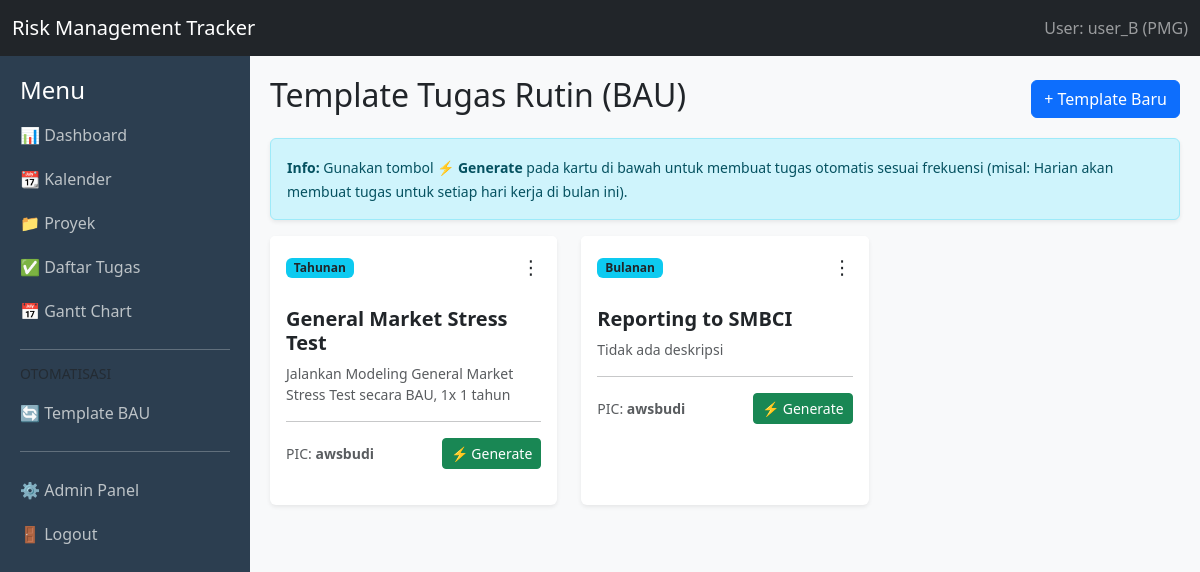
Screenshot of /bau/ (signed in) with the database file from the repository.
### core/models.py (models this page shows, shortened)
class TemplateBAU(models.Model):
    FREKUENSI_CHOICES = [
        ('DAILY', 'Harian'),  # NEW: REQ 1 - Tambah opsi harian
        ('WEEKLY', 'Mingguan'),
        ('MONTHLY', 'Bulanan'),
        ('QUARTERLY', 'Triwulan'),
        ('YEARLY', 'Tahunan'),
    ]
    nama_tugas = models.CharField(max_length=200)
    deskripsi = models.TextField(blank=True)
    frekuensi = models.CharField(max_length=20, choices=FREKUENSI_CHOICES)
    default_pic = models.ForeignKey(User, on_delete=models.SET_NULL, null=True, blank=True)
    pemilik_grup = models.ForeignKey(Group, on_delete=models.CASCADE)
    dibuat_pada = models.DateTimeField(auto_now_add=True)
    class Meta:
        verbose_name = "Template BAU"
        verbose_name_plural = "Template BAU"

### core/views.py (the view)
# urls.py: path('bau/', views.TemplateBAUListView.as_view(), name='bau-list'),
class TemplateBAUListView(LoginRequiredMixin, GroupAccessMixin, ListView):
    model = TemplateBAU
    template_name = 'core/bau_list.html'
    context_object_name = 'bau_list'

### core/views.py (called while the page is built)
    def get_queryset(self):
        qs = super().get_queryset()
        user = self.request.user
        if user.is_superuser:
            return qs
        user_group = user.groups.first()
        if self.model == Tugas:
            return qs.filter(
                Q(pemilik_grup=user_group) |
                Q(ditugaskan_ke=user)
            ).distinct()
        return qs.filter(pemilik_grup=user_group)

### templates/core/bau_list.html (shortened to what this page needs)
{% extends 'core/base.html' %}
{% block content %}
<div class="d-flex justify-content-between mb-3 align-items-center">
    <h2>Template Tugas Rutin (BAU)</h2>
    <a href="{% url 'bau-create' %}" class="btn btn-primary">+ Template Baru</a>
</div>
<div class="alert alert-info shadow-sm">
    <small>
        <strong>Info:</strong> Gunakan tombol <strong>⚡ Generate</strong> pada kartu di bawah untuk membuat tugas otomatis sesuai frekuensi (misal: Harian akan membuat tugas untuk setiap hari kerja di bulan ini).
    </small>
</div>
<div class="row">
    {% for bau in bau_list %}
    <div class="col-md-4 mb-3">
        <div class="card h-100 shadow-sm border-0">
            <div class="card-header bg-white d-flex justify-content-between align-items-center border-0 pt-3">
                <span class="badge bg-info text-dark">{{ bau.get_frekuensi_display }}</span>
                <div class="dropdown">
                    <button class="btn btn-link text-dark p-0 text-decoration-none" data-bs-toggle="dropdown" style="font-size: 1.2rem;">⋮</button>
                </div>
            </div>
            <div class="card-body">
                <h5 class="card-title text-dark fw-bold">{{ bau.nama_tugas }}</h5>
                <p class="card-text text-muted small">{{ bau.deskripsi|default:"Tidak ada deskripsi" }}</p>
                <hr>
                <div class="d-flex justify-content-between align-items-center">
                    <small class="text-muted">
                        PIC: <strong>{{ bau.default_pic.username|default:"-" }}</strong>
                    </small>
                    <a href="{% url 'bau-generate-single' bau.pk %}"
                       class="btn btn-sm btn-success"
                       onclick="return confirm('Generate tugas untuk {{ bau.nama_tugas }} bulan ini?');">
                       ⚡ Generate
                    </a>
                </div>
            </div>
        </div>
    </div>
    {% empty %}
    <div class="col-12 text-center text-muted py-5">
        <p class="mb-0">Belum ada template. Silakan buat baru.</p>
    </div>
    {% endfor %}
</div>
{% endblock %}

### templates/core/base.html (shortened to what this page needs)
<!DOCTYPE html>
<html lang="id">
<head>
    <link href="https://cdn.jsdelivr.net/npm/bootstrap@5.3.0/dist/css/bootstrap.min.css" rel="stylesheet">
    <link rel="stylesheet" href="https://cdnjs.cloudflare.com/ajax/libs/frappe-gantt/0.6.1/frappe-gantt.css">
</head>
<body>
    <nav class="navbar navbar-dark bg-dark">
        <div class="container-fluid">
            <a class="navbar-brand" href="#">Risk Management Tracker</a>
            <span class="navbar-text">
                User: {{ request.user.username }}
                {% if request.user.groups.first %}
                    ({{ request.user.groups.first.name }})
                {% else %}
                    (No Group)
                {% endif %}
            </span>
        </div>
    </nav>
    <div class="wrapper">
        <div class="sidebar">
            <h4>Menu</h4>
            <a href="{% url 'dashboard' %}">📊 Dashboard</a>
            <a href="{% url 'calendar-view' %}">📆 Kalender</a>
            <a href="{% url 'proyek-list' %}">📁 Proyek</a>
            <a href="{% url 'tugas-list' %}">✅ Daftar Tugas</a>
            <a href="{% url 'gantt-view' %}">📅 Gantt Chart</a>
            <hr>
            <h6 class="text-muted text-uppercase small">Otomatisasi</h6>
            <a href="{% url 'bau-list' %}">🔄 Template BAU</a>
            <hr>
            <a href="/admin/">⚙️ Admin Panel</a>
            <form action="{% url 'logout' %}" method="post">
                <button type="submit" class="logout-btn">🚪 Logout</button>
            </form>
        </div>
        <div class="content">
            {% block content %}{% endblock %}
        </div>
    </div>
</body>
</html>

### templates/core/base.html (style rules this page uses)
body { display: flex; min-height: 100vh; flex-direction: column; }
.wrapper { display: flex; flex: 1; }
.sidebar { min-width: 250px; background: #2c3e50; color: white; padding: 20px; }
.sidebar a { color: #bdc3c7; text-decoration: none; display: block; padding: 10px 0; }
.logout-btn { background: none; border: none; color: #bdc3c7; padding: 10px 0; width: 100%; text-align: left; }
.content { flex: 1; padding: 20px; background: #f8f9fa; }
.card { border: none; shadow: 0 4px 6px rgba(0,0,0,0.1); margin-bottom: 20px; }

### rows the page displays
TemplateBAU: frekuensi "Tahunan", nama_tugas "General Market Stress Test", deskripsi "Jalankan Modeling General Market Stress Test secara BAU, 1x 1 tahun", default_pic.username "awsbudi"
TemplateBAU: frekuensi "Bulanan", nama_tugas "Reporting to SMBCI", deskripsi "Tidak ada deskripsi", default_pic.username "awsbudi"

### other values shown
{{ request.user.username }} "user_B"
{{ request.user.groups.first.name }} "PMG"
